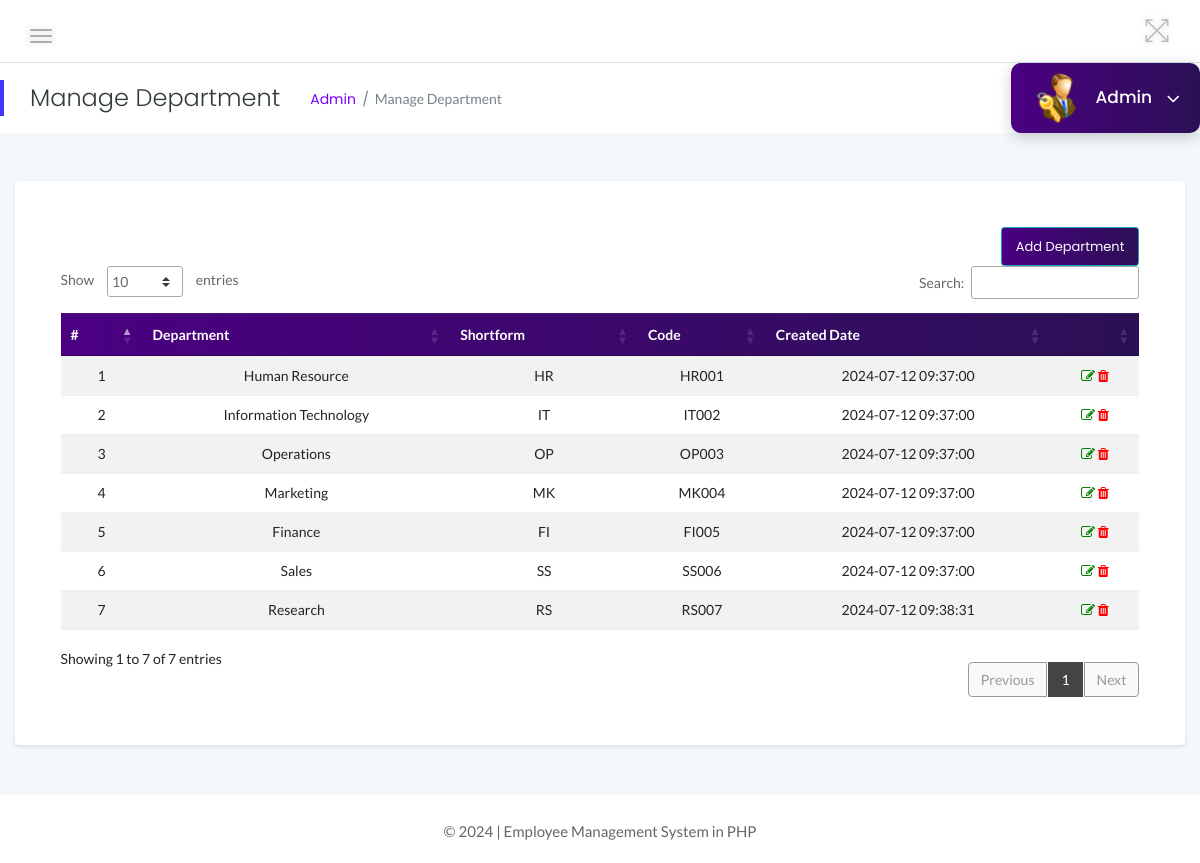
The page /admin/department.php (signed in) on the database its author committed.
### tables this page shows
CREATE TABLE `departments` (
  `id` int(11) NOT NULL,
  `Name` varchar(150) DEFAULT NULL,
  `ShortName` varchar(100) NOT NULL,
  `Code` varchar(50) DEFAULT NULL,
  `CreationDate` timestamp NULL DEFAULT current_timestamp()
);

### admin/department.php (the view, shortened to what this page needs)
<?php
include('../includes/db_connection.php');
$page_title = "Manage Department";
$breadcrumb = "Manage Department";
?>
<!DOCTYPE html>
<html lang="en">
<head>
    <link rel="stylesheet" href="../assets/css/bootstrap.min.css">
    <link rel="stylesheet" href="../assets/css/font-awesome.min.css">
    <link rel="stylesheet" href="../assets/css/themify-icons.css">
    <link rel="stylesheet" href="../assets/css/metisMenu.css">
    <link rel="stylesheet" href="../assets/css/owl.carousel.min.css">
    <link rel="stylesheet" href="../assets/css/slicknav.min.css">
    <link rel="stylesheet" href="https://www.amcharts.com/lib/3/plugins/export/export.css" type="text/css" media="all" />
    <link rel="stylesheet" type="text/css" href="https://cdn.datatables.net/1.10.19/css/jquery.dataTables.css">
    <link rel="stylesheet" type="text/css" href="https://cdn.datatables.net/1.10.18/css/dataTables.bootstrap4.min.css">
    <link rel="stylesheet" type="text/css" href="https://cdn.datatables.net/responsive/2.2.3/css/responsive.bootstrap.min.css">
    <link rel="stylesheet" type="text/css" href="https://cdn.datatables.net/responsive/2.2.3/css/responsive.jqueryui.min.css">
    <link rel="stylesheet" href="../assets/css/typography.css">
    <link rel="stylesheet" href="../assets/css/default-css.css">
    <link rel="stylesheet" href="../assets/css/styles.css">
    <link rel="stylesheet" href="../assets/css/responsive.css">
</head>
<body>
    <div class="page-container">
        <div class="main-content">
            <?php include '../admin/layout/header.php'; ?>
            <div class="main-content-inner">
                <div class="row">
                    <div class="col-12 mt-5">
                        <div class="card">
                            <div class="card-body">
                                <div class="data-tables datatable-dark">
                                    <div style="display: flex; justify-content: flex-end;">
                                        <a href="create_department.php" class="btn btn-sm btn-info">Add Department</a>
                                    </div>
                                    <table id="dataTable3" class="table table-hover table-striped text-center">
                                        <thead class="text-capitalize">
                                            <tr>
                                                <th>#</th>
                                                <th>Department</th>
                                                <th>Shortform</th>
                                                <th>Code</th>
                                                <th>Created Date</th>
                                                <th></th>
                                            </tr>
                                        </thead>
                                        <tbody>
                                            <?php
                                            $sql = "SELECT * FROM departments";
                                            $query = $dbh->prepare($sql);
                                            $query->execute();
                                            $results = $query->fetchAll(PDO::FETCH_OBJ);
                                            $cnt = 1;
                                            if ($query->rowCount() > 0) {
                                                foreach ($results as $result) {
                                            ?>
                                                    <tr>
                                                        <td><?php echo htmlentities($cnt); ?></td>
                                                        <td><?php echo htmlentities($result->Name); ?></td>
                                                        <td><?php echo htmlentities($result->ShortName); ?></td>
                                                        <td><?php echo htmlentities($result->Code); ?></td>
                                                        <td><?php echo htmlentities($result->CreationDate); ?></td>
                                                        <td>
                                                            <a href="edit-department.php?deptid=<?php echo htmlentities($result->id); ?>"><i class="fa fa-edit" style="color:green"></i></a>
                                                            <a href="department.php?del=<?php echo htmlentities($result->id); ?>" onclick="return confirm('Do you want to delete');"><i class="fa fa-trash" style="color:red"></i></a>
                                                        </td>
                                                    </tr>
                                            <?php $cnt++;
                                                }
                                            } ?>
                                        </tbody>
                                    </table>
                                </div>
                            </div>
                        </div>
                    </div>
                </div>
            </div>
            <?php include '../admin/layout/footer.php'; ?>
        </div>
    </div>
</body>
</html>

### admin/layout/header.php (shortened to what this page needs)
<?php
$query = "SELECT FullName FROM admin WHERE UserName = '" . $_SESSION['admin_login'] . "'";
$result = $dbh->query($query);
$row = $result->fetch(PDO::FETCH_ASSOC);
$full_name = $row['FullName'];
?>
<div class="header-area">
    <div class="row align-items-center">
        <div class="col-md-6 col-sm-8 clearfix">
            <div class="nav-btn pull-left">
                <span></span>
                <span></span>
                <span></span>
            </div>
        </div>
        <div class="col-md-6 col-sm-4 clearfix">
            <ul class="notification-area pull-right">
                <li id="full-view"><i class="ti-fullscreen"></i></li>
            </ul>
        </div>
    </div>
</div>
<div class="page-title-area">
    <div class="row align-items-center">
        <div class="col-sm-6">
            <div class="breadcrumbs-area clearfix">
                <h4 class="page-title pull-left"><?php echo htmlspecialchars($page_title); ?></h4>
                <ul class="breadcrumbs pull-left">
                    <li><a href="dashboard.php">Admin</a></li>
                    <li><span><?php echo htmlspecialchars($breadcrumb); ?></span></li>
                </ul>
            </div>
        </div>
        <div class="col-sm-6 clearfix">
            <div class="user-profile pull-right">
                <img class="avatar user-thumb" src="../assets/images/admin.png" alt="avatar">
                <h4 class="user-name dropdown-toggle" data-toggle="dropdown">
                    <?php echo htmlspecialchars($full_name); ?> <i class="fa fa-angle-down"></i>
                </h4>
            </div>
        </div>
    </div>
</div>

### assets/css/styles.css (style rules this page uses)
.page-container { width: 100%; height: 100%; min-height: 100vh; padding-left: 280px; -webkit-transition: padding-left 0.3s ease 0s; transition: padding-left 0.3s ease 0s; }
.sbar_collapsed.page-container { padding-left: 0; }
.card { display: flex; flex-direction: column; justify-content: center; align-items: center; height: auto; border: none; border-radius: 4px; background-color: #fff; -webkit-transition: all 0.3s ease 0s; transition: all 0.3s ease 0s; box-shadow: 0 2px 4px rgba(0, 0, 0, 0.1); padding: 20px; }
.card-body { padding: 25.6px; padding: 1.6rem; width: 100%; }
.main-content { width: 100%; background: #f3f8fb; }
.main-content-inner { padding: 0 30px 50px; }
.header-area { padding: 15px 30px; background: #fff; border-bottom: 1px solid #d8e3e7; }
.nav-btn { margin: 10px 30px 0 0; cursor: pointer; }
.nav-btn span { display: block; width: 22px; height: 2px; background: #b3aaaa; margin: 4px 0; border-radius: 15px; -webkit-transition: all 0.3s ease 0s; transition: all 0.3s ease 0s; box-shadow: 0 0 0 4px rgba(99, 96, 96, 0.03); }
.nav-btn span:nth-child(2) { opacity: 0; }
.nav-btn span:first-child { -webkit-transform: rotate(45deg) translate(5px, 5px); transform: rotate(45deg) translate(5px, 5px); }
.nav-btn span:last-child { -webkit-transform: rotate(-45deg) translate(3px, -3px); transform: rotate(-45deg) translate(3px, -3px); }
.sbar_collapsed .nav-btn span { transform: none; opacity: 1; }
.notification-area { -webkit-user-select: none; -moz-user-select: none; -ms-user-select: none; user-select: none; position: relative; z-index: 1; }
.notification-area li { display: inline-block; margin-left: 20px; cursor: pointer; -webkit-user-select: none; -moz-user-select: none; -ms-user-select: none; user-select: none; }
.notification-area li > i { font-size: 26px; color: #bdbcbc; vertical-align: middle; text-shadow: 0 0 8px rgba(0, 0, 0, 0.12); -webkit-transition: color 0.3s ease 0s; transition: color 0.3s ease 0s; }
.notification-area li#full-view { display: inline-block; }
.page-title-area { padding: 0 30px; background: #fff; position: relative; }
.page-title-area:before { content: ""; position: absolute; left: 0; top: 50%; width: 4px; height: 36px; background: var(--primary-color); -webkit-transform: translateY(-50%); transform: translateY(-50%); }
.page-title { font-size: 24px; font-weight: 300; color: #313b3d; letter-spacing: 0; margin-right: 30px; }
ul.breadcrumbs { margin-top: 4px; }
.breadcrumbs li { display: inline-block; }
.breadcrumbs li a, .breadcrumbs li span { display: block; font-size: 14px; font-weight: 400; color: #7801ff; letter-spacing: 0; margin-right: 16px; position: relative; }
.breadcrumbs li a:before { content: "/"; color: #768387; position: absolute; right: -13px; top: 0; }
.breadcrumbs li span { margin-right: 0; color: #768387; text-transform: capitalize; }
.user-profile { margin-right: -30px; display: flex; align-items: center; flex-wrap: wrap; background: linear-gradient(to right, #4b0082 0%, #2b1055 100%); padding: 10px 20px; position: relative; border-radius: 10px; box-shadow: 0 4px 15px rgba(0, 0, 0, 0.2); transition: background 0.3s ease, box-shadow 0.3s ease; }
.user-profile img.avatar { border-radius: 50%; margin-right: 15px; width: 50px; height: 50px; }
.user-profile h4.user-name { color: #fff; margin: 0; font-weight: 500; cursor: pointer; }
.user-name { font-size: 17px; font-weight: 500; color: #fff; letter-spacing: 0; cursor: pointer; -webkit-user-select: none; -moz-user-select: none; -ms-user-select: none; user-select: none; }
.user-name i { margin-left: 10px; font-size: 21px; vertical-align: middle; position: relative; }
.notification-area .dropdown-toggle, .user-name.dropdown-toggle { position: relative; }
.notification-area .dropdown-toggle:after, .user-name.dropdown-toggle:after { display: none; }
.btn { padding: 11px 17px; font-size: 13px; letter-spacing: 0; }
.btn-sm { padding: 9px 14px; background: linear-gradient(to right, #4b0082 0%, #2b1055 100%); }
table tr th { border-bottom: none; }
table tr th, table tr td { border-top: 1px solid rgba(120, 130, 140, 0.13) !important; }
table.dataTable.no-footer { border-bottom: 1px solid rgba(120, 130, 140, 0.13) !important; }
table.dataTable thead th, table.dataTable thead td { border-bottom-color: transparent; }
.datatable-dark thead { background: linear-gradient(to right, #4b0082 0%, #2b1055 100%); color: #fff; }
body { background: url('../assets/images/admin_login.webp') no-repeat center center fixed; background-size: cover; }

### rows shown on the page
departments: Name "Human Resource", ShortName "HR", Code "HR001", CreationDate "2024-07-12 09:37:00"
departments: Name "Information Technology", ShortName "IT", Code "IT002", CreationDate "2024-07-12 09:37:00"
departments: Name "Operations", ShortName "OP", Code "OP003", CreationDate "2024-07-12 09:37:00"
departments: Name "Marketing", ShortName "MK", Code "MK004", CreationDate "2024-07-12 09:37:00"
departments: Name "Finance", ShortName "FI", Code "FI005", CreationDate "2024-07-12 09:37:00"
departments: Name "Sales", ShortName "SS", Code "SS006", CreationDate "2024-07-12 09:37:00"
departments: Name "Research", ShortName "RS", Code "RS007", CreationDate "2024-07-12 09:38:31"

### other values the page prints
$page_title "Manage Department"
$breadcrumb "Manage Department"
$full_name "Admin"
